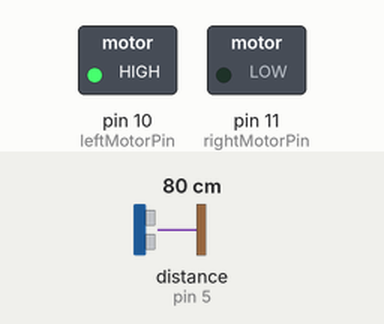
Simulated run of this sketch. Board: Arduino Uno, built with avr-gcc and run on an emulated ATmega328P. Shown: switched loads named in the sketch (green lamp = pin HIGH). Wiring (inferred from the names in the program): ultrasonic range finder: trigger pin 6; echo pin 5. Inputs (shaded band) come from the test bench; at power-on: distance to the obstacle (sensor on pin 5) 80 cm. The echo pulse lasts 58.3 µs per cm; random numbers use the default seed unless the sketch sets one; pins used as bus, display or sensor lines are not drawn.

Above: at 1.2 s.
1.3 s: distance to the obstacle (sensor on pin 5) set to 2 cm
At 1.7 s:
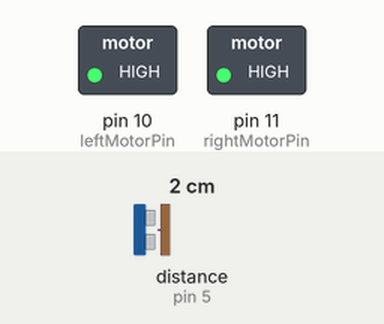
4.3 s: distance to the obstacle (sensor on pin 5) set to 24 cm
5.8 s: distance to the obstacle (sensor on pin 5) set to 28 cm
At 7.5 s:
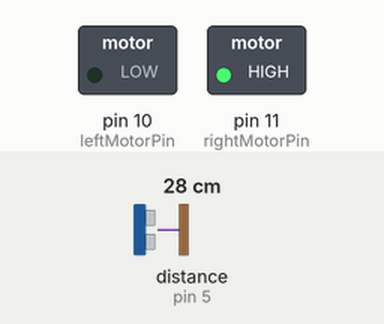
8.8 s: distance to the obstacle (sensor on pin 5) set to 4 cm
Timing chart, 0 to 11.8 s (numbered marks = the images above; inputs shaded):
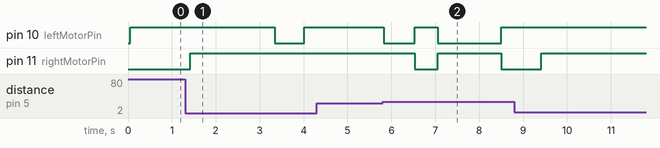

The sketch:

two_wheel_drive.ino
```cpp
// A program for a two-wheeled car built by Cason, Thomas, Hank, and Matus.
// Car has no motor control shield and circuit has no H-bridge.

const int leftMotorPin = 10;
const int rightMotorPin = 11;
const int echoPin = 5;
const int trigPin = 6;


struct Motor {
  int pin;
  void init() { pinMode(pin, OUTPUT); }
  void go() { digitalWrite(pin, HIGH); }
  void pause() { digitalWrite(pin, LOW); }  // "stop" is already a keyword in arduino
};

Motor left {leftMotorPin};
Motor right {rightMotorPin};

struct Dist {
  int trigPin;
  int echoPin;
  void init() {
    pinMode(trigPin, OUTPUT);
    pinMode(echoPin, INPUT);
  }
  // Returns the distance in cm
  unsigned int getDist() {
    // Have several readings to get more accurate result
    // Returning the minimal reading
    unsigned int duration = 65535;
    for (int i = 0; i < 10; i++) {
      digitalWrite(trigPin, LOW);
      delayMicroseconds(2);
      digitalWrite(trigPin, HIGH);
      delayMicroseconds(2);
      digitalWrite(trigPin, LOW);
      unsigned int currentDuration = pulseIn(echoPin, HIGH);
      if (currentDuration < duration) {
        duration = currentDuration;
      }
    }
    // Converting to approximate cm
    return duration / 150;
  }
};

Dist sensor {trigPin, echoPin};


void setup() {
  left.init();
  right.init();
  sensor.init();
}

void loop() {
  int r = random(1000, 5000);
  goForward(r);
  int s = random(400, 1000);
  if (r % 2) {
    rotateCW(s);
  } else {
    rotateCCW(s);
  }
}

void goForward(int ms) {
  unsigned long start = millis();
  while((millis() < start + ms) && (sensor.getDist() < 10)) {
    left.go();
    right.go();
  }
}

void rotateCW(int ms) {
  unsigned long start = millis();
  while(millis() < start + ms) {
    left.go();
    right.pause();
  }
}

void rotateCCW(int ms) {
  unsigned long start = millis();
  while(millis() < start + ms) {
    right.go();
    left.pause();
  }
}
```

Measured:
- the behaviour switches between 26 and 27 cm on distance to the obstacle (sensor on pin 5) (found by bisection; images 1 and 2)
- after the input at 4.3 s, every drawn part: stays the same
- after the input at 5.8 s, pin 11 (rightMotorPin): HIGH → LOW after 0.73 s, → HIGH 0.53 s later, → LOW 1.4 s later
